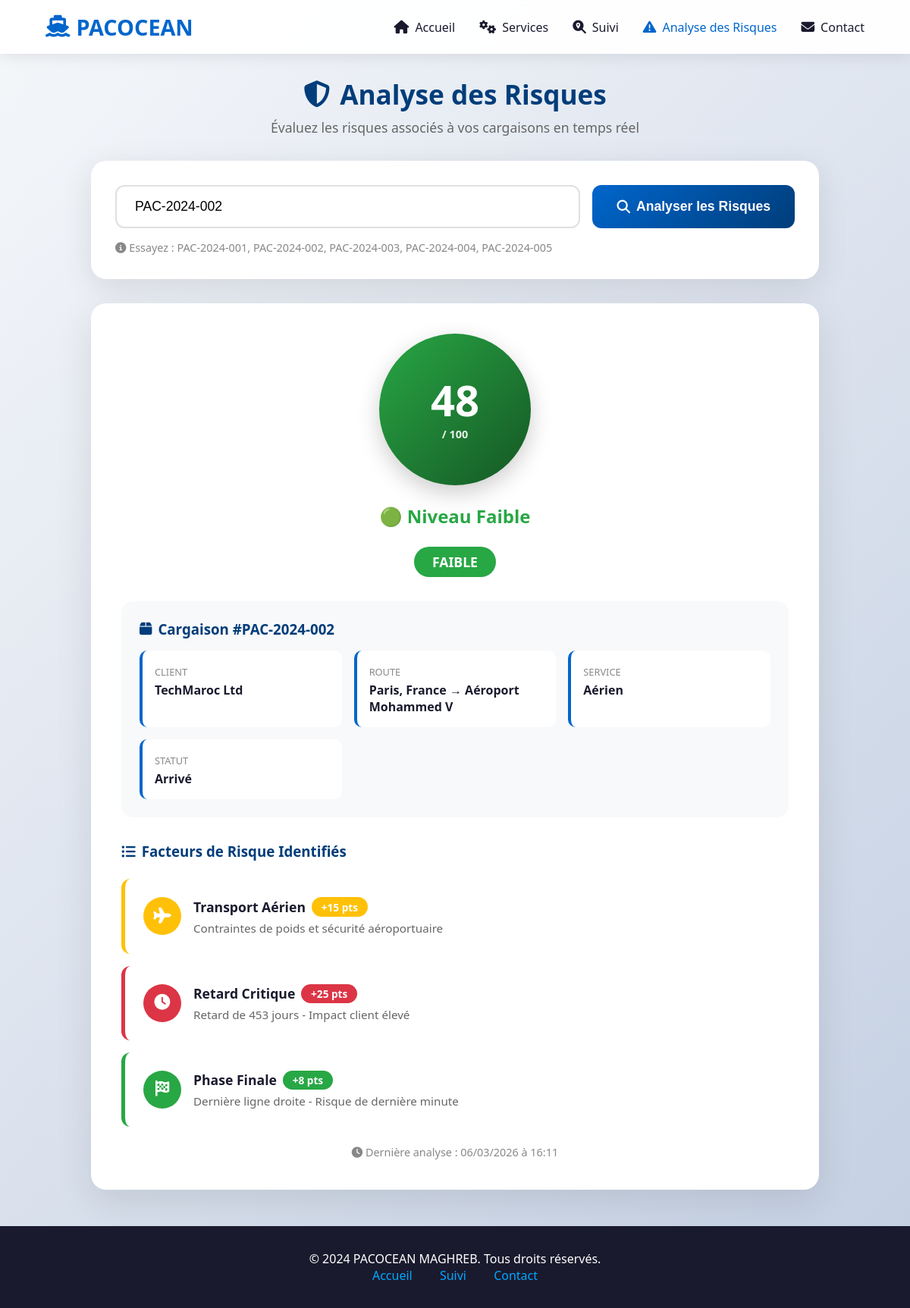
Page /risk_analysis.php?numero=PAC-2024-002 on the committed database.
### tables this page shows
CREATE TABLE tracking (
    id INT AUTO_INCREMENT PRIMARY KEY,
    numero_suivi VARCHAR(50) NOT NULL,
    nom_client VARCHAR(100) NOT NULL,
    email_client VARCHAR(100) NOT NULL,
    origine VARCHAR(100) NOT NULL,
    destination VARCHAR(100) NOT NULL,
    type_service VARCHAR(50) NOT NULL,
    statut VARCHAR(50) NOT NULL,
    localisation_actuelle VARCHAR(100) NOT NULL,
    date_eta DATE,
    progression INT DEFAULT 0,
    description TEXT,
    poids DECIMAL(10,2),
    valeur DECIMAL(15,2),
    date_creation TIMESTAMP DEFAULT CURRENT_TIMESTAMP,
    date_modification TIMESTAMP DEFAULT CURRENT_TIMESTAMP ON UPDATE CURRENT_TIMESTAMP
);

### risk_analysis.php (the view, shortened to what this page needs)
<?php
$serveur = "localhost";
$utilisateur = "root";
$motdepasse = "";
$basededonnees = "pacocean_db";
$connexion = mysqli_connect($serveur, $utilisateur, $motdepasse, $basededonnees);
$resultat = null;
$risques = [];
$score_total = 0;
if (isset($_GET['numero']) && !empty($_GET['numero'])) {
    $numero_suivi = mysqli_real_escape_string($connexion, $_GET['numero']);
    $sql = "SELECT t.*, r.score_risque, r.niveau_risque, r.facteurs_risque, r.recommandations, r.date_analyse
            FROM tracking t
            LEFT JOIN risk_analysis r ON t.id = r.tracking_id
            WHERE t.numero_suivi = '$numero_suivi'";
    $query = mysqli_query($connexion, $sql);
    if (mysqli_num_rows($query) > 0) {
        $resultat = mysqli_fetch_assoc($query);
        if (empty($resultat['score_risque'])) {
            $analyse = calculerRisques($resultat, $connexion);
            $score_total = $analyse['score'];
            $risques = $analyse['facteurs'];
            $query = mysqli_query($connexion, $sql);
            $resultat = mysqli_fetch_assoc($query);
        } else {
            $score_total = $resultat['score_risque'];
            $risques = json_decode($resultat['facteurs_risque'], true) ?? [];
        }
    } else {
        $erreur = "Numéro de suivi non trouvé !";
    }
}
function calculerRisques($cargaison, $connexion) {
    $score = 0;
    $facteurs = [];
    $type_risque = 0;
    switch(strtolower($cargaison['type_service'])) {
        case 'aérien':
            $type_risque = 15;
            $facteurs[] = [
                'type' => 'Transport Aérien',
                'niveau' => 'modere',
                'score' => 15,
                'icon' => 'fa-plane',
                'description' => 'Contraintes de poids et sécurité aéroportuaire'
            ];
            break;
    }
    $score += $type_risque;
    if (!empty($cargaison['date_eta'])) {
        $eta = new DateTime($cargaison['date_eta']);
        $aujourdhui = new DateTime();
        $interval = $aujourdhui->diff($eta);
        $jours_restant = $interval->days;
        if ($interval->invert == 1) {
            $retard_risque = min(25, 10 + ($jours_restant * 3));
            $facteurs[] = [
                'type' => 'Retard Critique',
                'niveau' => $retard_risque > 20 ? 'critique' : 'eleve',
                'score' => $retard_risque,
                'icon' => 'fa-clock',
                'description' => "Retard de $jours_restant jours - Impact client élevé"
            ];
            $score += $retard_risque;
        }
    }
    $zones_risque = ['Canal de Suez', 'Golfe d\'Aden', 'Mer de Chine', 'Ukraine', 'Russie'];
    $localisation = strtolower($cargaison['localisation_actuelle']);
    $geo_risque = 0;
    $score += $geo_risque;
    $progression = intval($cargaison['progression']);
    if ($progression < 30) {
        $prog_risque = 15;
        $facteurs[] = [
            'type' => 'Début de Trajet',
            'niveau' => 'modere',
            'score' => 15,
            'icon' => 'fa-play-circle',
            'description' => 'Phase initiale - Incertitudes de départ'
        ];
    } elseif ($progression > 85 && $progression < 100) {
        $prog_risque = 8;
        $facteurs[] = [
            'type' => 'Phase Finale',
            'niveau' => 'faible',
            'score' => 8,
            'icon' => 'fa-flag-checkered',
            'description' => 'Dernière ligne droite - Risque de dernière minute'
        ];
    }
    $score += $prog_risque;
    if ($score >= 70) $niveau = 'critique';
    elseif ($score >= 50) $niveau = 'eleve';
    elseif ($score >= 30) $niveau = 'modere';
    else $niveau = 'faible';
    return [
        'score' => min($score, 100),
        'niveau' => $niveau,
        'facteurs' => $facteurs
    ];
}
function sauvegarderAnalyse($connexion, $tracking_id, $analyse) {
    $score = $analyse['score'];
    $niveau = $analyse['niveau'];
    $facteurs = json_encode($analyse['facteurs'], JSON_UNESCAPED_UNICODE);
    $reco = genererRecommandations($analyse);
    $sql = "INSERT INTO risk_analysis (tracking_id, score_risque, niveau_risque, facteurs_risque, recommandations)
            VALUES ($tracking_id, $score, '$niveau', '$facteurs', '$reco')
            ON DUPLICATE KEY UPDATE
            score_risque = $score,
            niveau_risque = '$niveau',
            facteurs_risque = '$facteurs',
            recommandations = '$reco',
            date_analyse = CURRENT_TIMESTAMP";
}
function genererRecommandations($analyse) {
    $recos = [];
    if ($analyse['score'] >= 30) {
        $recos[] = "✅ Monitoring standard suffisant";
        $recos[] = "📧 Notification automatique si changement";
    } else {
        $recos[] = "✅ Transport sans risque particulier";
        $recos[] = "🔄 Suivi normal";
    }
    return implode("\n", $recos);
}
function getRiskColor($niveau) {
    switch($niveau) {
        default: return ['#28a745', '#155724', '🟢'];
    }
}
?>
<!DOCTYPE html>
<html lang="fr">
<head>
    <link rel="stylesheet" href="https://cdnjs.cloudflare.com/ajax/libs/font-awesome/6.4.0/css/all.min.css">
</head>
<body>
    <nav>
        <a href="index.php" class="logo">
            <i class="fas fa-ship"></i>
            <span>PACOCEAN</span>
        </a>
        <ul class="nav-links">
            <li><a href="index.php#home"><i class="fas fa-home"></i> Accueil</a></li>
            <li><a href="index.php#services"><i class="fas fa-cogs"></i> Services</a></li>
            <li><a href="tracking.php"><i class="fas fa-search-location"></i> Suivi</a></li>
            <li><a href="risk_analysis.php" class="active"><i class="fas fa-exclamation-triangle"></i> Analyse des Risques</a></li>
            <li><a href="contact.php"><i class="fas fa-envelope"></i> Contact</a></li>
        </ul>
    </nav>
    <div class="container">
        <div class="page-header">
            <h1>
                <i class="fas fa-shield-alt"></i>
                Analyse des Risques
            </h1>
            <p>Évaluez les risques associés à vos cargaisons en temps réel</p>
        </div>
        <div class="search-card">
            <form method="GET" class="search-form">
                <input
                    type="text"
                    name="numero"
                    placeholder="Entrez le numéro de suivi (ex: PAC-2024-002)"
                    value="<?php echo isset($_GET['numero']) ? htmlspecialchars($_GET['numero']) : ''; ?>"
                    required
                >
                <button type="submit">
                    <i class="fas fa-search"></i>
                    Analyser les Risques
                </button>
            </form>
            <div class="examples">
                <i class="fas fa-info-circle"></i>
                Essayez : PAC-2024-001, PAC-2024-002, PAC-2024-003, PAC-2024-004, PAC-2024-005
            </div>
        </div>
        <?php if ($resultat): ?>
            <?php
            list($color, $darkColor, $emoji) = getRiskColor($resultat['niveau_risque'] ?? 'faible');
            ?>
            <div class="score-card">
                <div class="score-header">
                    <div class="score-display">
                        <div class="score-circle" style="background: linear-gradient(135deg, <?php echo $color; ?>, <?php echo $darkColor; ?>);">
                            <span class="score-number"><?php echo $score_total; ?></span>
                            <span class="score-label">/ 100</span>
                        </div>
                    </div>
                    <h2 style="color: <?php echo $color; ?>; margin-bottom: 0.5rem;">
                        <?php echo $emoji; ?> Niveau <?php echo ucfirst($resultat['niveau_risque'] ?? 'Faible'); ?>
                    </h2>
                    <span class="niveau-badge" style="background: <?php echo $color; ?>;">
                        <?php echo strtoupper($resultat['niveau_risque'] ?? 'FAIBLE'); ?>
                    </span>
                </div>
                <div class="cargo-info">
                    <h3><i class="fas fa-box"></i> Cargaison #<?php echo htmlspecialchars($resultat['numero_suivi']); ?></h3>
                    <div class="info-grid">
                        <div class="info-item">
                            <label>Client</label>
                            <div class="value"><?php echo htmlspecialchars($resultat['nom_client']); ?></div>
                        </div>
                        <div class="info-item">
                            <label>Route</label>
                            <div class="value"><?php echo htmlspecialchars($resultat['origine']); ?> → <?php echo htmlspecialchars($resultat['destination']); ?></div>
                        </div>
                        <div class="info-item">
                            <label>Service</label>
                            <div class="value"><?php echo htmlspecialchars($resultat['type_service']); ?></div>
                        </div>
                        <div class="info-item">
                            <label>Statut</label>
                            <div class="value"><?php echo htmlspecialchars($resultat['statut']); ?></div>
                        </div>
                    </div>
                </div>
                <div class="risks-section">
                    <h3><i class="fas fa-list-ul"></i> Facteurs de Risque Identifiés</h3>
                    <?php foreach ($risques as $index => $risque):
                        $rColor = $risque['niveau'] == 'critique' ? '#dc3545' :
                                 ($risque['niveau'] == 'eleve' ? '#fd7e14' :
                                 ($risque['niveau'] == 'modere' ? '#ffc107' : '#28a745'));
                    ?>
                        <div class="risk-item" style="border-left-color: <?php echo $rColor; ?>; animation-delay: <?php echo $index * 0.1; ?>s;">
                            <div class="risk-icon" style="background: <?php echo $rColor; ?>;">
                                <i class="fas <?php echo $risque['icon']; ?>"></i>
                            </div>
                            <div class="risk-content">
                                <div class="risk-title">
                                    <?php echo $risque['type']; ?>
                                    <span class="risk-score" style="background: <?php echo $rColor; ?>;">
                                        +<?php echo $risque['score']; ?> pts
                                    </span>
                                </div>
                                <div class="risk-desc"><?php echo $risque['description']; ?></div>
                            </div>
                        </div>
                    <?php endforeach; ?>
                </div>
                <p style="text-align: center; color: #888; margin-top: 1.5rem; font-size: 0.9rem;">
                    <i class="fas fa-clock"></i>
                    Dernière analyse : <?php echo date('d/m/Y à H:i', strtotime($resultat['date_analyse'] ?? 'now')); ?>
                </p>
            </div>
        <?php endif; ?>
    </div>
    <footer>
        <p>&copy; 2024 PACOCEAN MAGHREB. Tous droits réservés.</p>
        <div>
            <a href="index.php">Accueil</a>
            <a href="tracking.php">Suivi</a>
            <a href="contact.php">Contact</a>
        </div>
    </footer>
</body>
</html>

### rows in the picture
tracking: numero_suivi "PAC-2024-002", nom_client "TechMaroc Ltd", origine "Paris, France", destination "Aéroport Mohammed V", type_service "Aérien", statut "Arrivé"

### other values in the picture
$score_total "48"
$emoji "🟢"
$resultat['niveau_risque'] "Faible"
$resultat['niveau_risque'] "FAIBLE"
$risque['type'] "Transport Aérien"
$risque['score'] "15"
$risque['description'] "Contraintes de poids et sécurité aéroportuaire"
$risque['type'] "Retard Critique"
$risque['score'] "25"
$risque['description'] "Retard de 453 jours - Impact client élevé"
$risque['type'] "Phase Finale"
$risque['score'] "8"
$risque['description'] "Dernière ligne droite - Risque de dernière minute"
date('d/m/Y à H:i', strtotime($resultat['date_analyse'] ?? 'now')) "06/03/2026 à 16:11"
